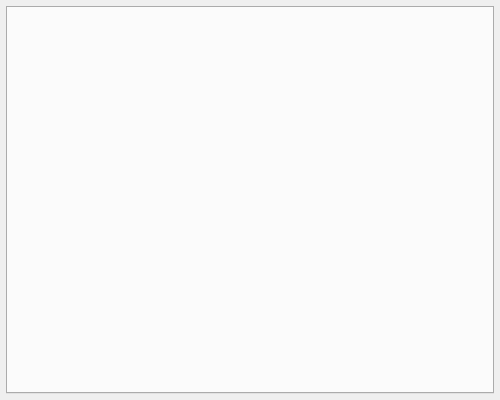
<?xml version="1.0" encoding="UTF-8"?>
<ui version="4.0">
 <class>MainWindow</class>
 <widget class="QMainWindow" name="MainWindow">
  <property name="geometry">
   <rect>
    <x>0</x>
    <y>0</y>
    <width>500</width>
    <height>400</height>
   </rect>
  </property>
  <property name="windowTitle">
   <string>Qt Layouts Demo</string>
  </property>
  <widget class="QWidget" name="centralWidget">
   <layout class="QVBoxLayout" name="centralLayout">
    <property name="margin">
     <number>6</number>
    </property>
    <item>
     <widget class="QTabWidget" name="tabWidget"/>
    </item>
   </layout>
  </widget>
 </widget>
 <layoutdefault spacing="6" margin="11"/>
 <resources/>
 <connections/>
</ui>
